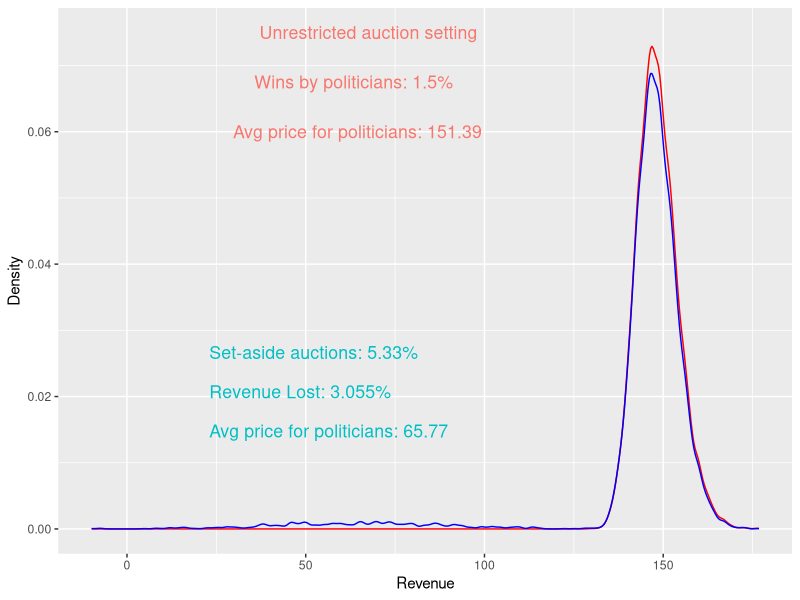

Write R code to recreate this figure. (Note: a time limit stopped this script after it produced the figure.)
library(ggplot2)
library(tidyverse)
simulate_bids_normal<-function(n_comm, n_pol, m_comm, sd_comm, m_pol,sd_pol){
  comm_vals<-rnorm(n_comm,m_comm,sd_comm)
  pol_vals<-rnorm(n_pol,m_pol,sd_pol)
  vals_list<-list(comms=comm_vals,pols=pol_vals)
  return(vals_list)
}

sim_auctions<-function(frac_comm,n_auctions,n_comm, n_pol, m_comm, sd_comm, m_pol,sd_pol){
  q<-frac_comm
  unrestricted_rev<-rep(0,n_auctions)
  restricted_rev<-rep(0,n_auctions)
  pol_winners<-rep(0,n_auctions)
  special_auc<-rep(0,n_auctions)
  for(i in 1:n_auctions){
    bids_list<-simulate_bids_normal(n_comm,n_pol,m_comm,sd_comm,m_pol,sd_pol)  
    pol_bids<-bids_list$pols
    comm_bids<-bids_list$comms
    all_bids<-c(comm_bids,pol_bids)
    all_bids<-sort(all_bids,decreasing = TRUE)
    comm_bids<-sort(comm_bids,decreasing = TRUE)
    pol_bids<-sort(pol_bids,decreasing = TRUE)
    unrestricted_rev[i]<-all_bids[2]
    rand_draw<-runif(1)
    pol_winners[i]<-as.integer(max(all_bids)==max(pol_bids))
    if (rand_draw<q) {
      restricted_rev[i]<-comm_bids[2]
    } else {
      restricted_rev[i]<-pol_bids[2]
      special_auc[i]<-1
    }
  }
  return(list(unrestricted_rev=unrestricted_rev,restricted_rev=restricted_rev, pol_winners=pol_winners,special=special_auc))
}



calculate_loss<-function(auction_res){
  unrestricted<-auction_res$unrestricted_rev
  restricted<-auction_res$restricted_rev
  pol_winners<-auction_res$pol_winners
  specials<-auction_res$special
  percent_revenue_lost=paste0("Revenue Lost: ",as.character(round((1-(sum(restricted)/sum(unrestricted)))*100,digits=3)),"%")
  frac_pol_winners=paste0("Wins by politicians: ",as.character(round(mean(pol_winners),digits=3)*100),"%")
  frac_special=paste0("Set-aside auctions: ",as.character(round(mean(specials)*100,digits=3)), "%")
  avg_price_pol_winners=paste0("Avg price for politicians: ",as.character(round(mean(unrestricted[as.logical(pol_winners)]),digits=2)))
  avg_r_price_pol_winners=paste0("Avg price for politicians: ",as.character(round(mean(restricted[as.logical(specials)]),digits=2)))
  annot<-data.frame(text=c("Unrestricted auction setting",frac_pol_winners,avg_price_pol_winners,
                           avg_r_price_pol_winners,frac_special,percent_revenue_lost),
                    x=c(mean(unrestricted)*0.25,
                        mean(unrestricted)*0.24,
                        mean(unrestricted)*0.2,
                        mean(restricted[as.logical(specials)])*0.35,
                        mean(restricted[as.logical(specials)])*0.35,
                        mean(restricted[as.logical(specials)])*0.35),
                    y=c(mean(pol_winners[!as.logical(specials)])*5,
                        mean(pol_winners[!as.logical(specials)])*4.5,
                        mean(pol_winners[!as.logical(specials)])*4,
                        mean(pol_winners)*1,mean(pol_winners)*1.8,
                        mean(pol_winners)*1.4),
                    cols=c("blue","blue","blue","red","red","red"))
  ggplot()+geom_density(aes(unrestricted), colour="red")+
    geom_density(aes(restricted),colour="blue")+
    geom_text(data=annot, aes(x=x, y=y, label=text, colour=cols), hjust=0, size=4.5)+
    theme(
      legend.position="none"
    )+xlab(" Revenue ") + ylab(" Density ")
}

auction_res<-sim_auctions(0.95,10000,200,2,100,20,80,30)
calculate_loss(auction_res)


calculate_pct_loss<-function(auction_res){
  unrestricted<-auction_res$unrestricted_rev
  restricted<-auction_res$restricted_rev
  pol_winners<-auction_res$pol_winners
  specials<-auction_res$special
  rev_lost<-((1-(sum(restricted)/sum(unrestricted)))*100)
  return(rev_lost)
}

draw_loss_revenue_curve<-function(rangeval,numsim,n_auctions,n_comm, n_pol, m_comm, sd_comm, m_pol,sd_pol){
  holdout_vals<-seq(0,rangeval,length.out = 100)
  res_vec<-rep(0,100)
  i<-1
  for(val in holdout_vals){
    meanvec<-rep(0,numsim)
    for(num in seq(1,numsim)){
      auction_res<-sim_auctions((1-val),n_auctions,n_comm, n_pol, m_comm, sd_comm, m_pol,sd_pol)
      meanvec[num]<-calculate_pct_loss(auction_res)
    }
    res_vec[i]<-mean(meanvec)
    i<-i+1
  }
  return(res_vec)
}


  
res_vec<-draw_loss_revenue_curve(0.2,100,100,200,2,100,20,80,30)
